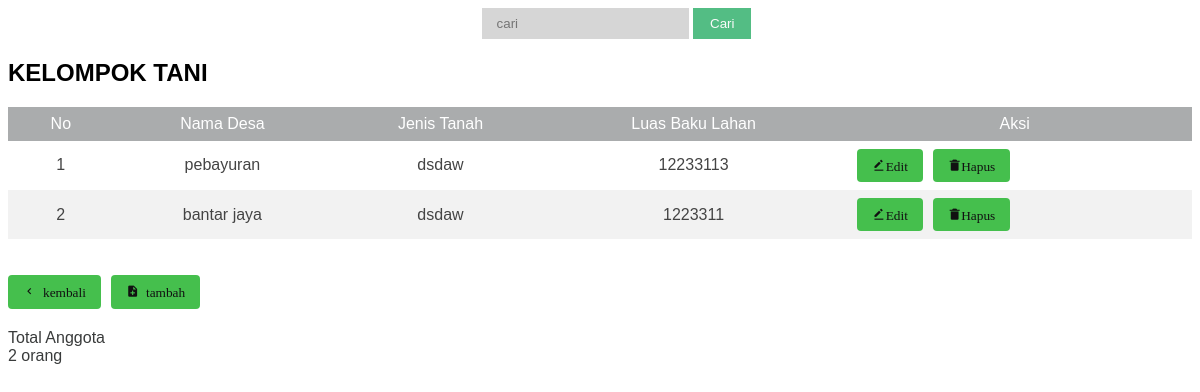
The page /lahan/index.php on the database its author committed.
### tables this page shows
CREATE TABLE `lahan` (
  `id_tanah` int(11) NOT NULL,
  `desa` varchar(128) NOT NULL,
  `jenis_tanah` varchar(128) NOT NULL,
  `lbl` varchar(128) NOT NULL
);

### lahan/index.php (the view, shortened to what this page needs)
<!DOCTYPE html>
<html lang="en">
<head>
    <link href='https://unpkg.com/boxicons@2.0.9/css/boxicons.min.css' rel='stylesheet'>
    <link rel="stylesheet" type="text/css" href="../gapoktan/css/style2.css  ">
</head>
<form action="" method="get" class="cari">
    <input type="text" name="cari" class="search" placeholder="cari" autocomplete="off">
    <input type="submit" value="Cari" class="button">
</form>
<body>
    <h2>KELOMPOK TANI</h2>
    <table class="table" id="lahan">
        <thead>
            <tr>
                <th>No</th>
                <th>Nama Desa</th>
                <th>Jenis Tanah</th>
                <th>Luas Baku Lahan</th>
                <th>Aksi</th>
            </tr>
        </thead>
        <?php
        include "/laragon/www/apbp/config/koneksi.php";
        $id = (!isset($_GET['cari']) ? "" : $_GET['cari']);
        if ($id == '') {
            $query = mysqli_query($conn, "SELECT * FROM lahan");
        } else {
            $query = mysqli_query($conn, "SELECT * FROM lahan where desa like  '%" . $id . "%'");
        }
        $no = 1;
        while ($data = mysqli_fetch_array($query)) {
        ?>
            <tr>
                <td><?php echo $no++ ?></td>
                <td><?php echo $data['desa'] ?></td>
                <td><?php echo $data['jenis_tanah'] ?></td>
                <td><?php echo $data['lbl'] ?></td>
                <td>
                    <a href="edit.php?id_tanah=<?php echo $data['id_tanah'] ?>"> <button type="button" class='bx bxs-edit-alt'>Edit</button></a>
                    <a href="hapus.php?id_tanah=<?php echo $data['id_tanah'] ?>"> <button type="button" class='bx bxs-trash-alt'>Hapus</button></a>
                </td>
            </tr>
        <?php } ?>
    </table><br><br>
    <a href="../dashboard.php"><button type="button" class='bx bx-chevron-left'> kembali</button></a>
    <a href="../lahan/show.php"><button type="button" class="bx bxs-file-plus"> tambah</button></a>
    <br><br><br>
    <div class="tb">
        <td>Total Anggota</td><br>
        <td><?php $jumlah = mysqli_num_rows($query); ?>
            <?php echo $jumlah; ?> orang</td>
        </td><br>
</body>
</html>

### gapoktan/css/style2.css (style rules this page uses)
body { font-family: sans-serif; }
table { font-family: sans-serif; color: #444; border-collapse: collapse; width: 100%; border: 0px solid #f2f5f7; }
.table tr th { background: #aaacad; color: #fff; font-weight: normal; }
.table, th, td { padding: 8px 20px; text-align: center; }
.table tr:nth-child(even) { background-color: #f2f2f2; }
button { float: left; background: #45bf4d; padding: 10px 15px; color: #111111; border-radius: 4px; margin-right: 10px; border: none; }
div { font-family: sans-serif; color: #393b3b; }
.search { position: relative; left: 40%; padding: 8px 15px; background: rgba(50, 50, 50, 0.2); border: 0px solid #dbdbdb; }
.button { position: relative; padding: 6px 15px; left: 40%; border: 2px solid #53bd84; background-color: #53bd84; color: #fafafa; cursor: pointer; }

### rows shown on the page
lahan: desa "pebayuran", jenis_tanah "dsdaw", lbl "12233113"
lahan: desa "bantar jaya", jenis_tanah "dsdaw", lbl "1223311"

### other values the page prints
$jumlah "2"
